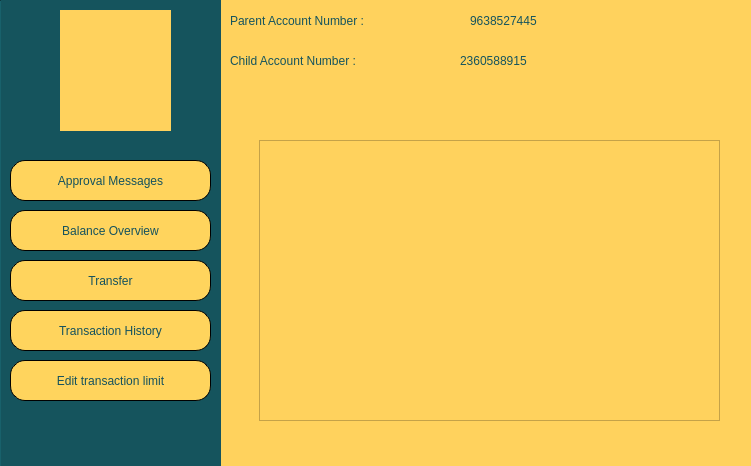
<?xml version="1.0" encoding="UTF-8"?>
<ui version="4.0">
    <class>MainWindow</class>
    <widget class="QMainWindow" name="MainWindow">
        <property name="geometry">
            <rect>
                <x>0</x>
                <y>0</y>
                <width>751</width>
                <height>466</height>
            </rect>
        </property>
        <property name="windowTitle">
            <string>MainWindow</string>
        </property>
        <property name="styleSheet">
            <string notr="true">background-color: rgb(255, 210, 93);</string>
        </property>
        <widget class="QWidget" name="centralwidget">
            <widget class="Line" name="line">
                <property name="geometry">
                    <rect>
                        <x>-220</x>
                        <y>0</y>
                        <width>441</width>
                        <height>471</height>
                    </rect>
                </property>
                <property name="styleSheet">
                    <string notr="true">background-color: rgb(21, 82, 93);
                        background-color: rgb(21, 84, 93);
                    </string>
                </property>
                <property name="orientation">
                    <enum>Qt::Vertical</enum>
                </property>
            </widget>
            <widget class="QLabel" name="label">
                <property name="geometry">
                    <rect>
                        <x>60</x>
                        <y>10</y>
                        <width>111</width>
                        <height>121</height>
                    </rect>
                </property>
                <property name="styleSheet">
                    <string notr="true">
                        background-image: url(:/logo/assets/logo3_1.png);
                    </string>
                </property>
                <property name="text">
                    <string/>
                </property>
                <property name="pixmap">
                    <pixmap resource="../Resource/company_logo_blue.qrc">:/logo/assets/logo3_1.png</pixmap>
                </property>
                <property name="scaledContents">
                    <bool>true</bool>
                </property>
            </widget>
            <widget class="QPushButton" name="Approval_btn">
                <property name="geometry">
                    <rect>
                        <x>10</x>
                        <y>160</y>
                        <width>201</width>
                        <height>41</height>
                    </rect>
                </property>
                <property name="styleSheet">
                    <string notr="true">QPushButton {
                        font: italic 18pt &quot;Goudy Old Style&quot;;
                        background-color: rgb(255, 212, 93);
                        color: rgb(21, 82, 93);
                        border: 1px solid;
                        border-radius: 15px;
                        }
                        QPushButton:hover {
                        background-color:rgb(14, 54, 61);
                        color:rgb(255,212,93);
                        }
                    </string>
                </property>
                <property name="text">
                    <string>Approval Messages</string>
                </property>
            </widget>
            <widget class="QPushButton" name="balance_btn">
                <property name="geometry">
                    <rect>
                        <x>10</x>
                        <y>210</y>
                        <width>201</width>
                        <height>41</height>
                    </rect>
                </property>
                <property name="styleSheet">
                    <string notr="true">QPushButton {
                        font: italic 18pt &quot;Goudy Old Style&quot;;
                        background-color: rgb(255, 212, 93);
                        color: rgb(21, 82, 93);
                        border: 1px solid;
                        border-radius: 15px;
                        }
                        QPushButton:hover {
                        background-color:rgb(14, 54, 61);
                        color:rgb(255,212,93);
                        }
                    </string>
                </property>
                <property name="text">
                    <string>Balance Overview</string>
                </property>
            </widget>
            <widget class="QPushButton" name="transfer_btn">
                <property name="geometry">
                    <rect>
                        <x>10</x>
                        <y>260</y>
                        <width>201</width>
                        <height>41</height>
                    </rect>
                </property>
                <property name="styleSheet">
                    <string notr="true">QPushButton {
                        font: italic 18pt &quot;Goudy Old Style&quot;;
                        background-color: rgb(255, 212, 93);
                        color: rgb(21, 82, 93);
                        border: 1px solid;
                        border-radius: 15px;
                        }
                        QPushButton:hover {
                        background-color:rgb(14, 54, 61);
                        color:rgb(255,212,93);
                        }
                    </string>
                </property>
                <property name="text">
                    <string>Transfer</string>
                </property>
            </widget>
            <widget class="QPushButton" name="transaction_btn">
                <property name="geometry">
                    <rect>
                        <x>10</x>
                        <y>310</y>
                        <width>201</width>
                        <height>41</height>
                    </rect>
                </property>
                <property name="styleSheet">
                    <string notr="true">QPushButton {
                        font: italic 18pt &quot;Goudy Old Style&quot;;
                        background-color: rgb(255, 212, 93);
                        color: rgb(21, 82, 93);
                        border: 1px solid;
                        border-radius: 15px;
                        }
                        QPushButton:hover {
                        background-color:rgb(14, 54, 61);
                        color:rgb(255,212,93);
                        }
                    </string>
                </property>
                <property name="text">
                    <string>Transaction History</string>
                </property>
            </widget>
            <widget class="QPushButton" name="deposit_btn">
                <property name="geometry">
                    <rect>
                        <x>10</x>
                        <y>360</y>
                        <width>201</width>
                        <height>41</height>
                    </rect>
                </property>
                <property name="styleSheet">
                    <string notr="true">QPushButton {
                        font: italic 18pt &quot;Goudy Old Style&quot;;
                        background-color: rgb(255, 212, 93);
                        color: rgb(21, 82, 93);
                        border: 1px solid;
                        border-radius: 15px;
                        }
                        QPushButton:hover {
                        background-color:rgb(14, 54, 61);
                        color:rgb(255,212,93);
                        }
                    </string>
                </property>
                <property name="text">
                    <string>Edit transaction limit</string>
                </property>
            </widget>
            <widget class="QLabel" name="label_7">
                <property name="geometry">
                    <rect>
                        <x>230</x>
                        <y>0</y>
                        <width>231</width>
                        <height>41</height>
                    </rect>
                </property>
                <property name="styleSheet">
                    <string notr="true">color: rgb(21, 84, 93);
                        font: 75 16pt &quot;Goudy Old Style&quot;;
                    </string>
                </property>
                <property name="text">
                    <string>Parent Account Number :</string>
                </property>
            </widget>
            <widget class="QLabel" name="label_8">
                <property name="geometry">
                    <rect>
                        <x>230</x>
                        <y>40</y>
                        <width>231</width>
                        <height>41</height>
                    </rect>
                </property>
                <property name="styleSheet">
                    <string notr="true">color: rgb(21, 84, 93);
                        font: 75 16pt &quot;Goudy Old Style&quot;;
                    </string>
                </property>
                <property name="text">
                    <string>Child Account Number :</string>
                </property>
            </widget>
            <widget class="QLabel" name="label_9">
                <property name="geometry">
                    <rect>
                        <x>470</x>
                        <y>0</y>
                        <width>231</width>
                        <height>41</height>
                    </rect>
                </property>
                <property name="styleSheet">
                    <string notr="true">color: rgb(21, 84, 93);
                        font: 75 16pt &quot;Goudy Old Style&quot;;
                    </string>
                </property>
                <property name="text">
                    <string>9638527445</string>
                </property>
            </widget>
            <widget class="QLabel" name="label_10">
                <property name="geometry">
                    <rect>
                        <x>460</x>
                        <y>40</y>
                        <width>231</width>
                        <height>41</height>
                    </rect>
                </property>
                <property name="styleSheet">
                    <string notr="true">color: rgb(21, 84, 93);
                        font: 75 16pt &quot;Goudy Old Style&quot;;
                    </string>
                </property>
                <property name="text">
                    <string>2360588915</string>
                </property>
            </widget>
            <widget class="QStackedWidget" name="stackedWidget">
                <property name="geometry">
                    <rect>
                        <x>229</x>
                        <y>100</y>
                        <width>521</width>
                        <height>361</height>
                    </rect>
                </property>
                <widget class="QWidget" name="Approval_message_page">
                    <widget class="QListView" name="msg_list_view">
                        <property name="geometry">
                            <rect>
                                <x>30</x>
                                <y>40</y>
                                <width>461</width>
                                <height>281</height>
                            </rect>
                        </property>
                    </widget>
                </widget>
                <widget class="QWidget" name="page_2"/>
            </widget>
        </widget>
    </widget>
    <resources>
        <include location="../Resource/company_logo_blue.qrc"/>
        <include location="C:/WINDOWS/Resource/company_logo_blue.qrc"/>
    </resources>
    <connections/>
</ui>
